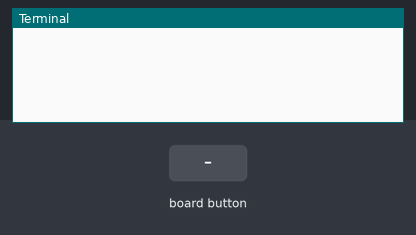
Bench run of a program on a simulated Raspberry Pi (BCM pin numbers). Shown: the last lines printed to the terminal. The test bench sets the inputs (shaded band). The buttons are places on the Blue Dot phone app.

Above: at 1.2 s.
1.3 s: button top pressed
At 2.5 s:
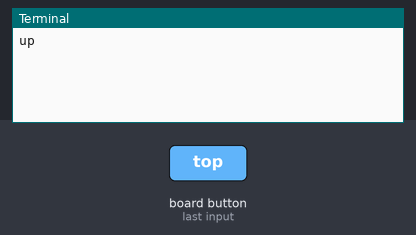
2.8 s: button bottom pressed
At 3.9 s:
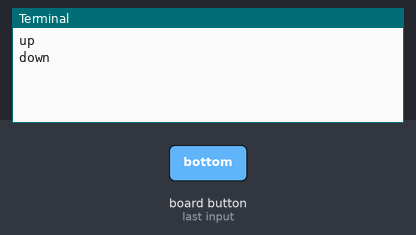
4.3 s: button left pressed
At 5.0 s:
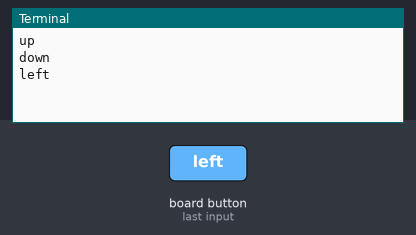
5.8 s: button right pressed
At 6.2 s:
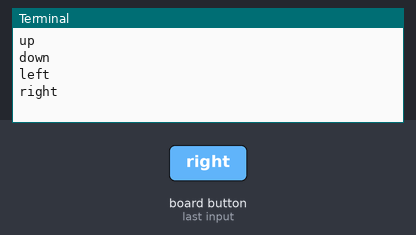
7.3 s: button middle pressed
At 8.5 s:
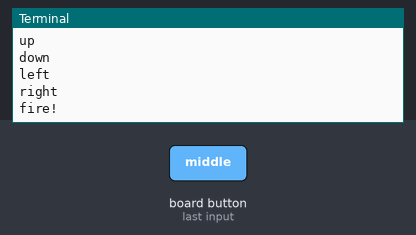

Measured:
- after the input at 1.3 s, the terminal: prints a new line at once (image 1)
- after the input at 2.8 s, the terminal: prints a new line at once (image 2)
- after the input at 4.3 s, the terminal: prints a new line at once (image 3)
- after the input at 5.8 s, the terminal: prints a new line at once (image 4)
- after the input at 7.3 s, the terminal: prints a new line at once (image 5)

The program:

bluetooth_dpad.py
```python
"""
Program: Bluetooth Dpad

Device: Raspberry Pi
Description: Raspberry Pi to respond to dpad buttons pressed on an Android App (via Bluetooth connection).

BlueDot Docs (getting started): https://bluedot.readthedocs.io/en/latest/gettingstarted.html

Packages to Install:
    sudo pip3 install bluedot
"""

from bluedot import BlueDot
from signal import pause

def dpad(pos):
    if pos.top:
        print("up")
    elif pos.bottom:
        print("down")
    elif pos.left:
        print("left")
    elif pos.right:
        print("right")
    elif pos.middle:
        print("fire!")

# Create bluedot object
bd = BlueDot()

# Add listener to dpad buttons on remote
bd.when_pressed = dpad
# bd.when_released = led.off

# Send pause signal to kernel so the program doesn't end - but continues running - hence listening/responing to dpad presses
pause()
```
